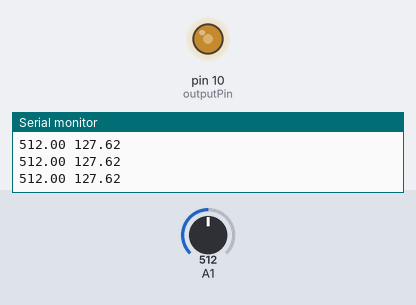
Bench run of a sketch on a simulated Arduino Uno, built with avr-gcc and run on an emulated ATmega328P. Parts: output pins drawn as LEDs (lit = HIGH), the last lines printed to the serial monitor. The test bench sets the inputs (shaded band); at power-on: A1 = 512.

Above: at 1.2 s.
1.3 s: A1 set to 716
At 1.8 s:
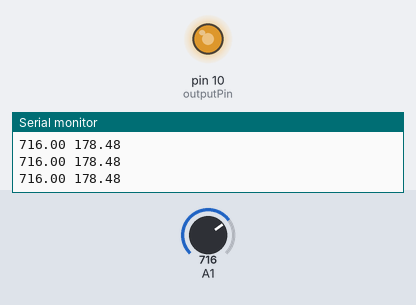
2.8 s: A1 set to 982
At 4.0 s:
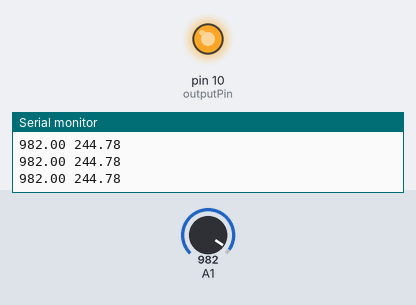
4.3 s: A1 set to 1016
At 5.1 s:
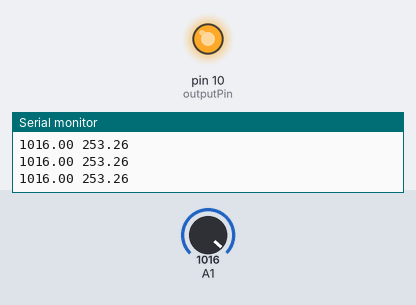
7.3 s: A1 set to 122
At 7.8 s:
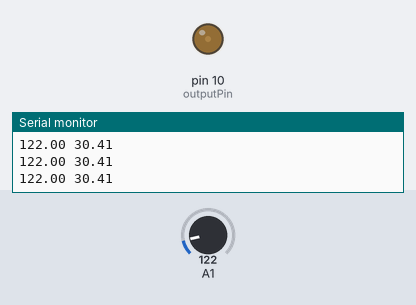
8.8 s: A1 set to 11
At 10.0 s:
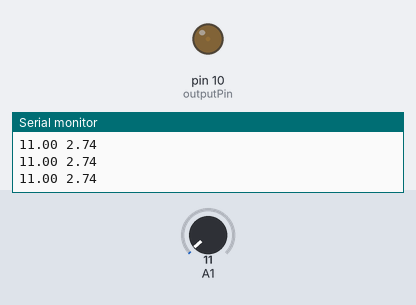
10.3 s: A1 set to 8
At 11.0 s:
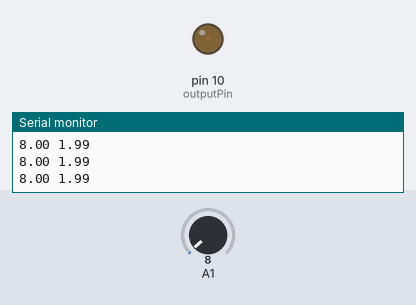
Timing chart, 0 to 12.8 s (numbered marks = the images above; inputs shaded):
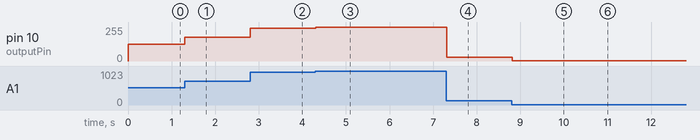

Measured:
- after the input at 1.3 s, pin 10 (outputPin): 127/255 → 178/255 at once
- after the input at 2.8 s, pin 10 (outputPin): 178/255 → 244/255 at once
- after the input at 4.3 s, pin 10 (outputPin): 244/255 → 253/255 at once
- after the input at 7.3 s, pin 10 (outputPin): 253/255 → 30/255 at once
- after the input at 8.8 s, pin 10 (outputPin): 30/255 → 2/255 at once
- after the input at 10.3 s, pin 10 (outputPin): 2/255 → 1/255 at once

The sketch:

inlandProject2.ino
```cpp
int outputPin = 10;


void setup() {
  // put your setup code here, to run once:
  pinMode(outputPin, OUTPUT);
//  pinMode(analogPin, INPUT);
  Serial.begin(9600);
}

void loop() {
  // put your main code here, to run repeatedly:

  float analogPin = analogRead(A1);

  float pwm_percent = 255*(analogPin /1023);
//  float period = 40;
//  float dc = period * (pwm_percent/255);

  analogWrite(outputPin, pwm_percent);

//  digitalWrite(outputPin, HIGH);
//  delay(dc);
//  digitalWrite(outputPin, LOW);
//  delay(period - dc);

  Serial.print(analogPin);
  Serial.print(" ");
  Serial.println(pwm_percent);
}
```
